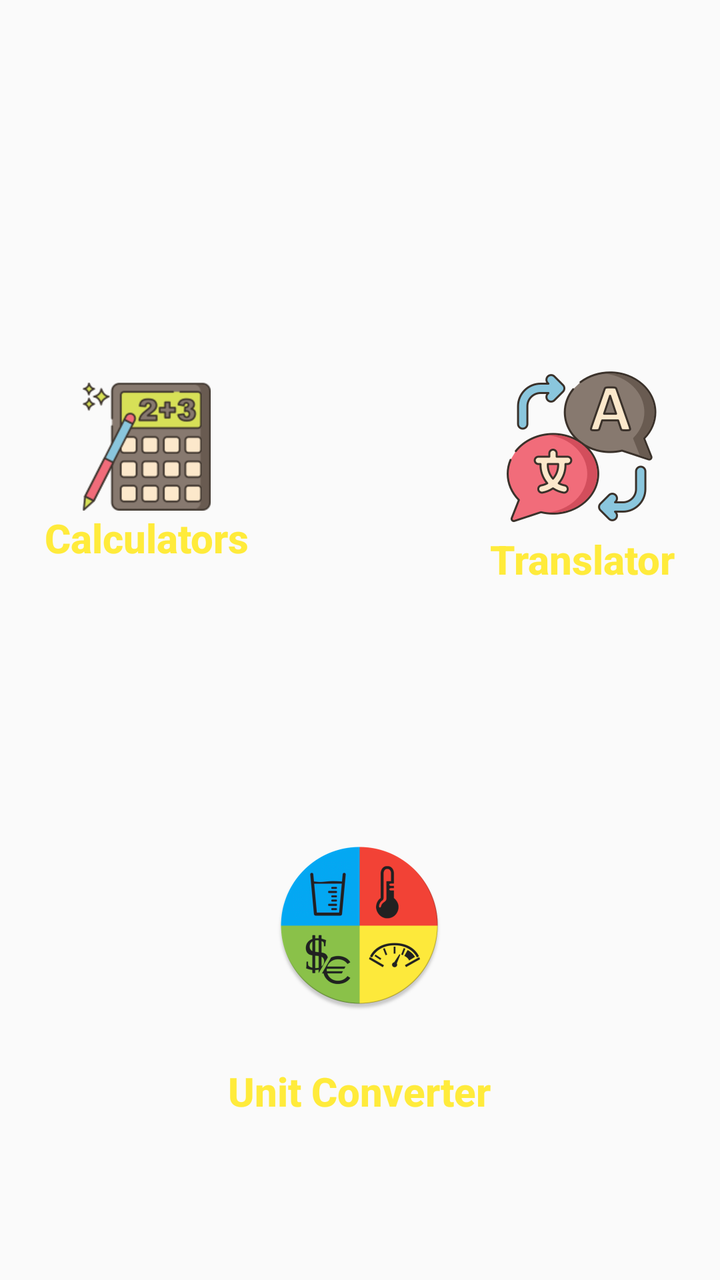
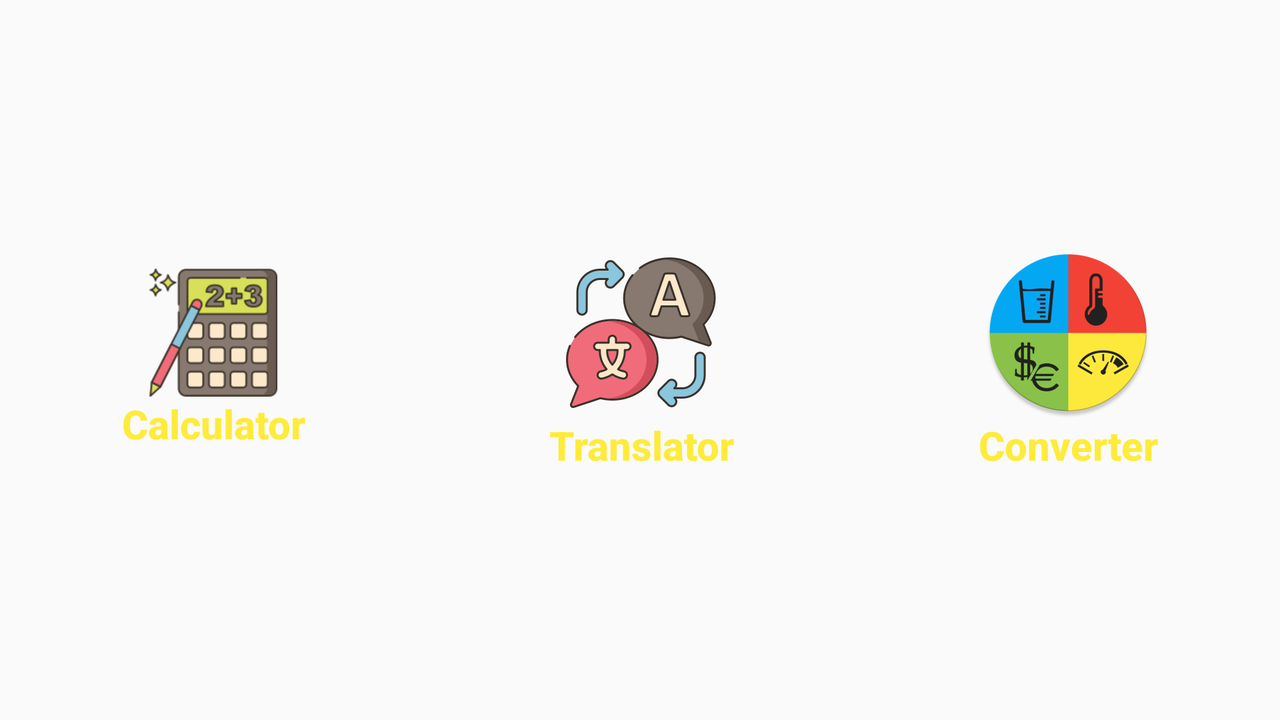

Compare how this app lays out the same screen by default and in its alternative resource folder. The renders come first, then the two layout files and the values they reference.
<!-- AndroidManifest.xml: application theme AppTheme -->
<!-- res/layout/activity_main.xml -->
<?xml version="1.0" encoding="utf-8"?>
<LinearLayout xmlns:android="http://schemas.android.com/apk/res/android"
    xmlns:app="http://schemas.android.com/apk/res-auto"
    xmlns:tools="http://schemas.android.com/tools"
    android:layout_width="match_parent"
    android:layout_height="match_parent"
    android:gravity="center"
    android:orientation="vertical"
    android:weightSum="4"
    android:background="@drawable/menu1"
    tools:context=".MainActivity"

    >
<LinearLayout
    android:layout_width="wrap_content"
    android:layout_height="wrap_content"
    android:gravity="center"
   android:layout_marginTop="100dp"
    android:layout_weight="1"
    android:weightSum="2"
    >
    <Button
        android:id="@+id/calculator_button"

        android:layout_marginRight="90dp"
        android:layout_width="wrap_content"
        android:layout_height="wrap_content"
        android:drawableTop="@drawable/calculator"
        android:textAllCaps="false"
        android:textColor="#FFEB3B"
        android:textStyle="bold"
        android:textSize="20dp"
        android:textAlignment="center"
        android:text="Calculators"
        android:background="@null"
        android:layout_weight="1"
        />
    <Button
        android:id="@+id/translator_button"
       android:layout_marginLeft="30dp"
        android:layout_width="wrap_content"
        android:layout_height="wrap_content"
        android:drawableTop="@drawable/translation"
        android:textAllCaps="false"
        android:textColor="#FFEB3B"
        android:textStyle="bold"
        android:textSize="20dp"
        android:text="Translator"
        android:background="@null"
        android:layout_weight="1"
        />

</LinearLayout>

    <Button
        android:id="@+id/converter_button"
        android:background="@null"
        android:layout_marginTop="100dp"
        android:layout_width="wrap_content"
        android:layout_height="wrap_content"
        android:drawableTop="@drawable/convertericon"
        android:textAllCaps="false"
        android:textColor="#FFEB3B"
        android:textStyle="bold"
        android:textSize="20dp"
        android:text="Unit Converter"

        android:layout_weight="1"
        />

</LinearLayout>
<!-- resources referenced by this layout -->
<resources>
  <!-- drawable calculator: png bitmap (drawable, 1557 bytes) -->
  <!-- drawable convertericon: png bitmap (drawable, 1316 bytes) -->
  <!-- drawable translation: png bitmap (drawable-hdpi, 5320 bytes) -->
  <style name="AppTheme" parent="Theme.AppCompat.Light.DarkActionBar">
          
          <item name="colorPrimary">#28357A</item>
          <item name="colorPrimaryDark">@color/colorPrimaryDark</item>
          <item name="colorAccent">@color/colorAccent</item>
      </style>
  <color name="colorPrimaryDark">#0B1F97</color>
  <color name="colorAccent">#D81B60</color>
</resources>
<!-- res/layout-land/activity_main.xml (the repository's variant of the layout above) -->
<!-- drawn on the phone turned sideways -->
<?xml version="1.0" encoding="utf-8"?>
<LinearLayout xmlns:android="http://schemas.android.com/apk/res/android"
    xmlns:app="http://schemas.android.com/apk/res-auto"
    xmlns:tools="http://schemas.android.com/tools"
    android:layout_width="match_parent"
    android:layout_height="match_parent"
    android:gravity="center"
    android:orientation="horizontal"
    android:weightSum="3"
    android:background="@drawable/menu3"
    tools:context=".MainActivity"

    >

    <Button
        android:id="@+id/calculator_button"
        android:layout_width="wrap_content"
        android:layout_height="wrap_content"
        android:drawableTop="@drawable/calculator"
        android:background="@null"
        android:layout_margin="30dp"
        android:layout_weight="1"
        android:textAllCaps="false"
        android:textColor="#FFEB3B"
        android:textStyle="bold"
        android:textSize="20dp"
        android:textAlignment="center"
        android:text="Calculator"

        />
    <Button
        android:id="@+id/translator_button"
        android:layout_margin="30dp"
        android:layout_width="wrap_content"
        android:layout_height="wrap_content"
        android:drawableTop="@drawable/translation"
        android:textAllCaps="false"
        android:textColor="#FFEB3B"
        android:textStyle="bold"
        android:textSize="20dp"
        android:text="Translator"
        android:background="@null"
        android:layout_weight="1"

        />
    <Button
        android:id="@+id/converter_button"
        android:layout_margin="30dp"
        android:layout_width="wrap_content"
        android:layout_height="wrap_content"
        android:drawableTop="@drawable/convertericon"
        android:textAllCaps="false"
        android:textColor="#FFEB3B"
        android:textStyle="bold"
        android:textSize="20dp"
        android:text="Converter"
        android:background="@null"
        android:layout_weight="1"
        />


</LinearLayout>
